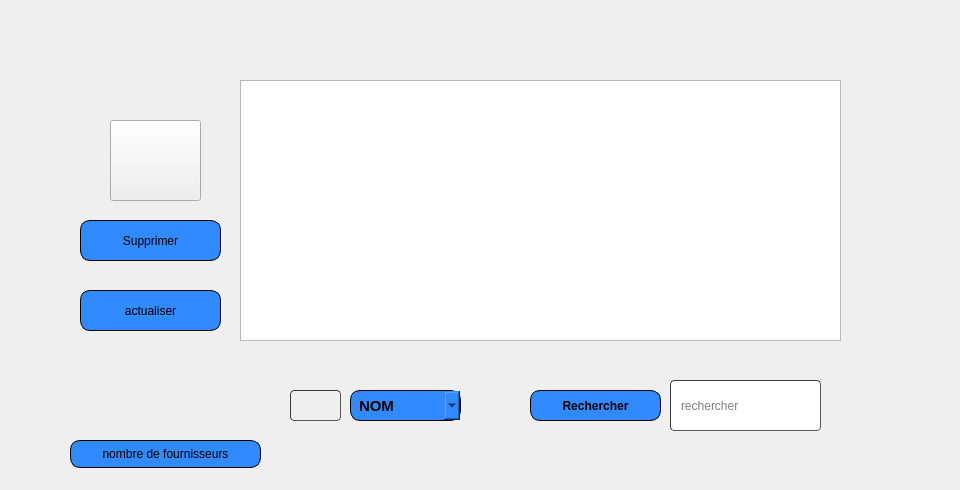
     <widget class="QWidget" name="page_6">
      <widget class="QComboBox" name="comboBox_four">
       <property name="geometry">
        <rect>
         <x>350</x>
         <y>390</y>
         <width>111</width>
         <height>31</height>
        </rect>
       </property>
       <property name="font">
        <font>
         <family>Arial</family>
         <pointsize>11</pointsize>
         <weight>75</weight>
         <italic>false</italic>
         <bold>true</bold>
        </font>
       </property>
       <property name="styleSheet">
        <string notr="true">		border: 1px solid black;
border-radius: 10px;
padding: 0 8px;
background: #318aff;
font: bold, &quot;Arial&quot;;;
text-align:center;

</string>
       </property>
       <item>
        <property name="text">
         <string>NOM</string>
        </property>
       </item>
       <item>
        <property name="text">
         <string>PRENOM</string>
        </property>
       </item>
       <item>
        <property name="text">
         <string>TEL</string>
        </property>
       </item>
      </widget>
      <widget class="QPushButton" name="search_four">
       <property name="geometry">
        <rect>
         <x>530</x>
         <y>390</y>
         <width>131</width>
         <height>31</height>
        </rect>
       </property>
       <property name="font">
        <font>
         <family>Arial</family>
         <pointsize>9</pointsize>
         <weight>75</weight>
         <italic>false</italic>
         <bold>true</bold>
        </font>
       </property>
       <property name="styleSheet">
        <string notr="true">		border: 1px solid black;
border-radius: 10px;
padding: 0 8px;
background: #318aff;
font: bold, &quot;Arial&quot;;;
text-align:center;
</string>
       </property>
       <property name="text">
        <string>Rechercher</string>
       </property>
       <property name="icon">
        <iconset resource="projet.qrc">
         <normaloff>:/icons/magnifying-glass.png</normaloff>:/icons/magnifying-glass.png</iconset>
       </property>
       <property name="iconSize">
        <size>
         <width>30</width>
         <height>30</height>
        </size>
       </property>
      </widget>
      <widget class="QPushButton" name="supprimer_four">
       <property name="geometry">
        <rect>
         <x>80</x>
         <y>220</y>
         <width>141</width>
         <height>41</height>
        </rect>
       </property>
       <property name="styleSheet">
        <string notr="true">		border: 1px solid black;
border-radius: 10px;
padding: 0 8px;
background: #318aff;
font: bold, &quot;Arial&quot;;;
text-align:center;

</string>
       </property>
       <property name="text">
        <string>Supprimer</string>
       </property>
       <property name="icon">
        <iconset resource="projet.qrc">
         <normaloff>:/icons/delete.png</normaloff>:/icons/delete.png</iconset>
       </property>
       <property name="iconSize">
        <size>
         <width>30</width>
         <height>30</height>
        </size>
       </property>
      </widget>
      <widget class="QLineEdit" name="recherche_four">
       <property name="geometry">
        <rect>
         <x>670</x>
         <y>380</y>
         <width>151</width>
         <height>51</height>
        </rect>
       </property>
       <property name="styleSheet">
        <string notr="true">	border-width: 1px; border-radius: 4px;
	border-color: rgb(58, 58, 58);
	border-style: inset;
	padding: 0 8px;


	selection-background-color: rgb(187, 187, 187);
	selection-color: rgb(60, 63, 65);</string>
       </property>
       <property name="placeholderText">
        <string>rechercher</string>
       </property>
      </widget>
      <widget class="QTableView" name="tableView_four">
       <property name="geometry">
        <rect>
         <x>240</x>
         <y>80</y>
         <width>601</width>
         <height>261</height>
        </rect>
       </property>
       <property name="styleSheet">
        <string notr="true"/>
       </property>
      </widget>
      <widget class="QPushButton" name="four_ajout">
       <property name="geometry">
        <rect>
         <x>110</x>
         <y>120</y>
         <width>91</width>
         <height>81</height>
        </rect>
       </property>
       <property name="text">
        <string/>
       </property>
       <property name="icon">
        <iconset resource="projet.qrc">
         <normaloff>:/icons/supplier.png</normaloff>:/icons/supplier.png</iconset>
       </property>
       <property name="iconSize">
        <size>
         <width>91</width>
         <height>81</height>
        </size>
       </property>
       <property name="autoDefault">
        <bool>false</bool>
       </property>
      </widget>
      <widget class="QPushButton" name="actualiser">
       <property name="geometry">
        <rect>
         <x>80</x>
         <y>290</y>
         <width>141</width>
         <height>41</height>
        </rect>
       </property>
       <property name="styleSheet">
        <string notr="true">		border: 1px solid black;
border-radius: 10px;
padding: 0 8px;
background: #318aff;
font: bold, &quot;Arial&quot;;;
text-align:center;

</string>
       </property>
       <property name="text">
        <string>actualiser</string>
       </property>
       <property name="icon">
        <iconset>
         <normaloff>icons/refresh.png</normaloff>icons/refresh.png</iconset>
       </property>
       <property name="iconSize">
        <size>
         <width>30</width>
         <height>30</height>
        </size>
       </property>
      </widget>
      <widget class="QLabel" name="label_52">
       <property name="geometry">
        <rect>
         <x>0</x>
         <y>0</y>
         <width>951</width>
         <height>481</height>
        </rect>
       </property>
       <property name="text">
        <string/>
       </property>
       <property name="pixmap">
        <pixmap resource="projet.qrc">:/icons/haya.png</pixmap>
       </property>
      </widget>
      <widget class="QLabel" name="label_24">
       <property name="geometry">
        <rect>
         <x>70</x>
         <y>20</y>
         <width>801</width>
         <height>451</height>
        </rect>
       </property>
       <property name="text">
        <string/>
       </property>
       <property name="pixmap">
        <pixmap resource="projet.qrc">:/icons/imf.jpg</pixmap>
       </property>
      </widget>
      <widget class="QPushButton" name="pushButton">
       <property name="geometry">
        <rect>
         <x>290</x>
         <y>390</y>
         <width>51</width>
         <height>31</height>
        </rect>
       </property>
       <property name="styleSheet">
        <string notr="true">	border-width: 1px; border-radius: 4px;
	border-color: rgb(58, 58, 58);
	border-style: inset;
	padding: 0 8px;


	selection-color: rgb(60, 63, 65);</string>
       </property>
       <property name="text">
        <string/>
       </property>
       <property name="icon">
        <iconset resource="projet.qrc">
         <normaloff>:/icons/sort-descending.png</normaloff>:/icons/sort-descending.png</iconset>
       </property>
       <property name="iconSize">
        <size>
         <width>81</width>
         <height>31</height>
        </size>
       </property>
      </widget>
      <widget class="QPushButton" name="nb_four">
       <property name="geometry">
        <rect>
         <x>70</x>
         <y>440</y>
         <width>191</width>
         <height>28</height>
        </rect>
       </property>
       <property name="styleSheet">
        <string notr="true">		border: 1px solid black;
border-radius: 10px;
padding: 0 8px;
background: #318aff;
font: bold, &quot;Arial&quot;;;
text-align:center;


</string>
       </property>
       <property name="text">
        <string>nombre de fournisseurs</string>
       </property>
      </widget>
      <widget class="QLabel" name="label_nb_four">
       <property name="geometry">
        <rect>
         <x>140</x>
         <y>400</y>
         <width>121</width>
         <height>41</height>
        </rect>
       </property>
       <property name="font">
        <font>
         <pointsize>11</pointsize>
         <weight>75</weight>
         <bold>true</bold>
        </font>
       </property>
       <property name="text">
        <string/>
       </property>
      </widget>
      <widget class="QLabel" name="total_four">
       <property name="geometry">
        <rect>
         <x>70</x>
         <y>400</y>
         <width>61</width>
         <height>41</height>
        </rect>
       </property>
       <property name="font">
        <font>
         <pointsize>28</pointsize>
         <weight>75</weight>
         <bold>true</bold>
        </font>
       </property>
       <property name="text">
        <string/>
       </property>
      </widget>
      <zorder>label_52</zorder>
      <zorder>label_24</zorder>
      <zorder>comboBox_four</zorder>
      <zorder>search_four</zorder>
      <zorder>supprimer_four</zorder>
      <zorder>recherche_four</zorder>
      <zorder>tableView_four</zorder>
      <zorder>four_ajout</zorder>
      <zorder>actualiser</zorder>
      <zorder>pushButton</zorder>
      <zorder>nb_four</zorder>
      <zorder>label_nb_four</zorder>
      <zorder>total_four</zorder>
     </widget>
